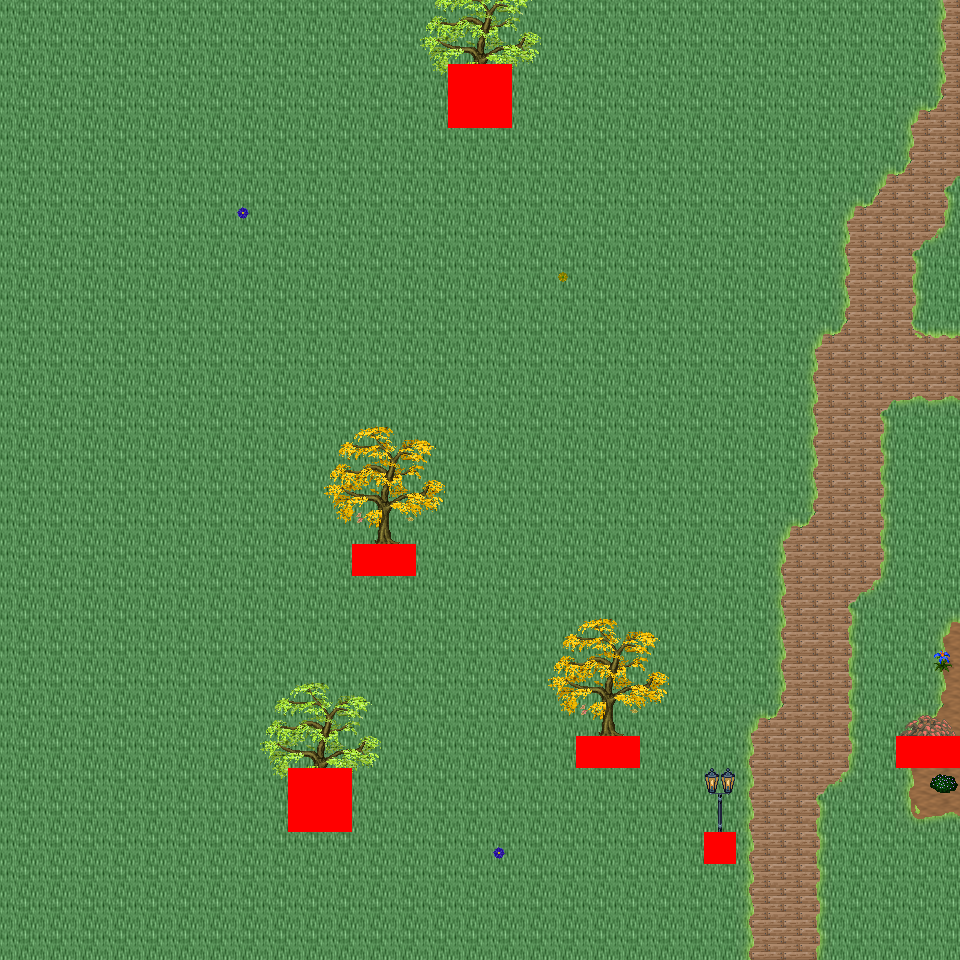

A level layout from a 2D game, rendered from its tile map. Below: a short description, then the map file with tile-grid data replaced by summaries:
An orthogonal 30x30 tile map with 32x32 px tiles, 6 tile layers (Ground, Object, Object2, Above, ...), 46 tilesets and 4 objects (4x mapExit).

<map version="1.0" orientation="orthogonal" renderorder="right-down" width="30" height="30" tilewidth="32" tileheight="32" nextobjectid="5">
  <tileset firstgid="1" name="tileset_logic_collision" tilewidth="32" tileheight="32" tilecount="1" columns="1">
    <image source="../drawable/tileset_logic_collision.png" width="32" height="32" />
  </tileset>
  <tileset firstgid="2" name="tileset_ground_ridge_earth_pale" tilewidth="32" tileheight="32" tilecount="96" columns="12">
    <image source="../drawable/tileset_ground_ridge_earth_pale.png" width="384" height="256" />
  </tileset>
  <tileset firstgid="98" name="tileset_ground_ridge_earth_dark" tilewidth="32" tileheight="32" tilecount="96" columns="12">
    <image source="../drawable/tileset_ground_ridge_earth_dark.png" width="384" height="256" />
  </tileset>
  <tileset firstgid="194" name="tileset_ground_ground" tilewidth="32" tileheight="32" tilecount="33" columns="3">
    <image source="../drawable/tileset_ground_ground.png" width="96" height="352" />
  </tileset>
  <tileset firstgid="227" name="tileset_building_castle" tilewidth="32" tileheight="32" tilecount="320" columns="20">
    <image source="../drawable/tileset_building_castle.png" width="640" height="512" />
  </tileset>
  <tileset firstgid="547" name="tileset_item_pot_barrels_1" tilewidth="32" tileheight="32" tilecount="8" columns="4">
    <image source="../drawable/tileset_item_pot_barrels_1.png" width="128" height="64" />
  </tileset>
  <tileset firstgid="555" name="tileset_item_weapon_cannon" tilewidth="32" tileheight="32" tilecount="12" columns="3">
    <image source="../drawable/tileset_item_weapon_cannon.png" width="96" height="128" />
  </tileset>
  <tileset firstgid="567" name="tileset_building_door_closed" tilewidth="32" tileheight="32" tilecount="1" columns="1">
    <image source="../drawable/tileset_building_door_closed.png" width="32" height="32" />
  </tileset>
  <tileset firstgid="568" name="tileset_building_door_door" tilewidth="32" tileheight="32" tilecount="6" columns="3">
    <image source="../drawable/tileset_building_door_door.png" width="96" height="64" />
  </tileset>
  <tileset firstgid="574" name="tileset_building_window_window_centered" tilewidth="32" tileheight="32" tilecount="1" columns="1">
    <image source="../drawable/tileset_building_window_window_centered.png" width="32" height="32" />
  </tileset>
  <tileset firstgid="575" name="tileset_building_decoration_chimney_big" tilewidth="32" tileheight="32" tilecount="2" columns="1">
    <image source="../drawable/tileset_building_decoration_chimney_big.png" width="32" height="64" />
  </tileset>
  <tileset firstgid="577" name="tileset_building_stairs_stairs_grey" tilewidth="32" tileheight="32" tilecount="6" columns="3">
    <image source="../drawable/tileset_building_stairs_stairs_grey.png" width="96" height="64" />
  </tileset>
  <tileset firstgid="583" name="tileset_building_witch_hut" tilewidth="32" tileheight="32" tilecount="80" columns="5">
    <image source="../drawable/tileset_building_witch_hut.png" width="160" height="512" />
  </tileset>
  <tileset firstgid="663" name="tileset_ground_grass_edges" tilewidth="32" tileheight="32" tilecount="36" columns="12">
    <image source="../drawable/tileset_ground_grass_edges.png" width="384" height="96" />
  </tileset>
  <tileset firstgid="699" name="tileset_ground_grass_corners" tilewidth="32" tileheight="32" tilecount="24" columns="6">
    <image source="../drawable/tileset_ground_grass_corners.png" width="192" height="128" />
  </tileset>
  <tileset firstgid="723" name="tileset_logic_item_vegetable" tilewidth="32" tileheight="32" tilecount="13" columns="13">
    <image source="../drawable/tileset_logic_item_vegetable.png" width="256" height="64" />
  </tileset>
  <tileset firstgid="736" name="tileset_plant_tree_fall_trees" tilewidth="32" tileheight="32" tilecount="40" columns="8">
    <image source="../drawable/tileset_plant_tree_fall_trees.png" width="256" height="160" />
  </tileset>
  <tileset firstgid="776" name="tileset_plant_stump_stump_pale_purple" tilewidth="32" tileheight="32" tilecount="4" columns="2">
    <image source="../drawable/tileset_plant_stump_stump_pale_purple.png" width="64" height="64" />
  </tileset>
  <tileset firstgid="780" name="tileset_plant_stump_small_stump" tilewidth="32" tileheight="32" tilecount="4" columns="2">
    <image source="../drawable/tileset_plant_stump_small_stump.png" width="64" height="64" />
  </tileset>
  <tileset firstgid="784" name="tileset_furniture_light_small_lamp" tilewidth="32" tileheight="32" tilecount="4" columns="4">
    <image source="../drawable/tileset_furniture_light_small_lamp.png" width="128" height="32" />
  </tileset>
  <tileset firstgid="788" name="tileset_item_pot_barrel" tilewidth="32" tileheight="32" tilecount="2" columns="1">
    <image source="../drawable/tileset_item_pot_barrel.png" width="32" height="64" />
  </tileset>
  <tileset firstgid="790" name="tileset_plant_tree_locust_tree" tilewidth="32" tileheight="32" tilecount="20" columns="4">
    <image source="../drawable/tileset_plant_tree_locust_tree.png" width="128" height="160" />
  </tileset>
  <tileset firstgid="810" name="tileset_plant_leaves" tilewidth="32" tileheight="32" tilecount="8" columns="4">
    <image source="../drawable/tileset_plant_leaves.png" width="128" height="64" />
  </tileset>
  <tileset firstgid="818" name="tileset_plant_flower_daisy_blue" tilewidth="32" tileheight="32" tilecount="8" columns="2">
    <image source="../drawable/tileset_plant_flower_daisy_blue.png" width="64" height="128" />
  </tileset>
  <tileset firstgid="826" name="tileset_plant_flower_daisy_yellow" tilewidth="32" tileheight="32" tilecount="8" columns="2">
    <image source="../drawable/tileset_plant_flower_daisy_yellow.png" width="64" height="128" />
  </tileset>
  <tileset firstgid="834" name="tileset_plant_flower_small_flower_bed_2" tilewidth="32" tileheight="32" tilecount="12" columns="3">
    <image source="../drawable/tileset_plant_flower_small_flower_bed_2.png" width="96" height="128" />
  </tileset>
  <tileset firstgid="846" name="tileset_plant_flower_small_flower_bed" tilewidth="32" tileheight="32" tilecount="12" columns="3">
    <image source="../drawable/tileset_plant_flower_small_flower_bed.png" width="96" height="128" />
  </tileset>
  <tileset firstgid="858" name="tileset_plant_flower_flower_bed_1" tilewidth="32" tileheight="32" tilecount="35" columns="7">
    <image source="../drawable/tileset_plant_flower_flower_bed_1.png" width="224" height="160" />
  </tileset>
  <tileset firstgid="893" name="tileset_plant_flower_hothouse_flowers" tilewidth="32" tileheight="32" tilecount="72" columns="6">
    <image source="../drawable/tileset_plant_flower_hothouse_flowers.png" width="192" height="384" />
  </tileset>
  <tileset firstgid="965" name="tileset_furniture_light_lamp_blue" tilewidth="32" tileheight="32" tilecount="3" columns="1">
    <image source="../drawable/tileset_furniture_light_lamp_blue.png" width="32" height="96" />
  </tileset>
  <tileset firstgid="968" name="tileset_light_dim_light_7x5" tilewidth="32" tileheight="32" tilecount="35" columns="7">
    <image source="../drawable/tileset_light_dim_light_7x5.png" width="224" height="160" />
  </tileset>
  <tileset firstgid="1003" name="tileset_building_decoration_chimney" tilewidth="32" tileheight="32" tilecount="2" columns="1">
    <image source="../drawable/tileset_building_decoration_chimney.png" width="32" height="64" />
  </tileset>
  <tileset firstgid="1005" name="tileset_building_decoration_cauldron_sign" tilewidth="32" tileheight="32" tilecount="1" columns="1">
    <image source="../drawable/tileset_building_decoration_cauldron_sign.png" width="32" height="32" />
  </tileset>
  <tileset firstgid="1006" name="tileset_building_decoration_magician_banner" tilewidth="32" tileheight="32" tilecount="3" columns="3">
    <image source="../drawable/tileset_building_decoration_magician_banner.png" width="96" height="32" />
  </tileset>
  <tileset firstgid="1009" name="tileset_logic_portal" tilewidth="32" tileheight="32" tilecount="24" columns="8">
    <image source="../drawable/tileset_logic_portal.png" width="256" height="96" />
  </tileset>
  <tileset firstgid="1033" name="tileset_ground_ground_3" tilewidth="32" tileheight="32" tilecount="5" columns="5">
    <image source="../drawable/tileset_ground_ground_3.png" width="160" height="32" />
  </tileset>
  <tileset firstgid="1038" name="tileset_building_cottage" tilewidth="32" tileheight="32" tilecount="256" columns="16">
    <image source="../drawable/tileset_building_cottage.png" width="512" height="512" />
  </tileset>
  <tileset firstgid="1294" name="tileset_building_roof_thatched_roof" tilewidth="32" tileheight="32" tilecount="256" columns="16">
    <image source="../drawable/tileset_building_roof_thatched_roof.png" width="512" height="512" />
  </tileset>
  <tileset firstgid="1550" name="tileset_building_door_doors" tilewidth="32" tileheight="32" tilecount="256" columns="16">
    <image source="../drawable/tileset_building_door_doors.png" width="512" height="512" />
  </tileset>
  <tileset firstgid="1806" name="tileset_building_window_windows" tilewidth="32" tileheight="32" tilecount="256" columns="16">
    <image source="../drawable/tileset_building_window_windows.png" width="512" height="512" />
  </tileset>
  <tileset firstgid="2062" name="tileset_plant_bush_leafy" tilewidth="32" tileheight="32" tilecount="48" columns="8">
    <image source="../drawable/tileset_plant_bush_leafy.png" width="256" height="192" />
  </tileset>
  <tileset firstgid="2110" name="tileset_plant_bush_flowering" tilewidth="32" tileheight="32" tilecount="72" columns="8">
    <image source="../drawable/tileset_plant_bush_flowering.png" width="256" height="288" />
  </tileset>
  <tileset firstgid="2182" name="tileset_object_stone_well" tilewidth="32" tileheight="32" tilecount="6" columns="2">
    <image source="../drawable/tileset_object_stone_well.png" width="64" height="96" />
  </tileset>
  <tileset firstgid="2188" name="tileset_item_pot_cauldron" tilewidth="32" tileheight="32" tilecount="48" columns="8">
    <image source="../drawable/tileset_item_pot_cauldron.png" width="256" height="192" />
  </tileset>
  <tileset firstgid="2236" name="tileset_item_campfires" tilewidth="32" tileheight="32" tilecount="2" columns="2">
    <image source="../drawable/tileset_item_campfires.png" width="64" height="32" />
  </tileset>
  <tileset firstgid="2238" name="tileset_item_firewood" tilewidth="32" tileheight="32" tilecount="12" columns="3">
    <image source="../drawable/tileset_item_firewood.png" width="96" height="128" />
  </tileset>
  <layer name="Ground" width="30" height="30">
    <data>[900 cells, 900 non-empty, 3 distinct tile ids]</data>
  </layer>
  <layer name="Object" width="30" height="30">
    <data>[900 cells, 83 non-empty, 15 distinct tile ids]</data>
  </layer>
  <layer name="Object2" width="30" height="30">
    <data>[900 cells, 20 non-empty, 12 distinct tile ids]</data>
  </layer>
  <layer name="Above" width="30" height="30">
    <data>[900 cells, 68 non-empty, 38 distinct tile ids]</data>
  </layer>
  <layer name="Above2" width="30" height="30">
    <data>[900 cells, 0 non-empty, 0 distinct tile ids]</data>
  </layer>
  <layer name="Walkable" width="30" height="30">
    <data>[900 cells, 15 non-empty, 1 distinct tile ids]</data>
  </layer>
  <objectgroup name="MapEvents">
    <object id="1" name="north" type="mapExit" x="0" y="0" width="960" height="32">
      <properties>
        <property name="map" value="level_0_x51_y43" />
        <property name="x" value="0" />
        <property name="y" value="28" />
      </properties>
    </object>
    <object id="2" name="south" type="mapExit" x="0" y="928" width="960" height="32">
      <properties>
        <property name="map" value="level_0_x51_y45" />
        <property name="x" value="0" />
        <property name="y" value="1" />
      </properties>
    </object>
    <object id="3" name="east" type="mapExit" x="928" y="0" width="32" height="736">
      <properties>
        <property name="map" value="level_0_x52_y44" />
        <property name="x" value="1" />
        <property name="y" value="0" />
      </properties>
    </object>
    <object id="4" name="east2" type="mapExit" x="928" y="768" width="32" height="192">
      <properties>
        <property name="map" value="level_0_x52_y44" />
        <property name="x" value="1" />
        <property name="y" value="24" />
      </properties>
    </object>
  </objectgroup>
</map>
